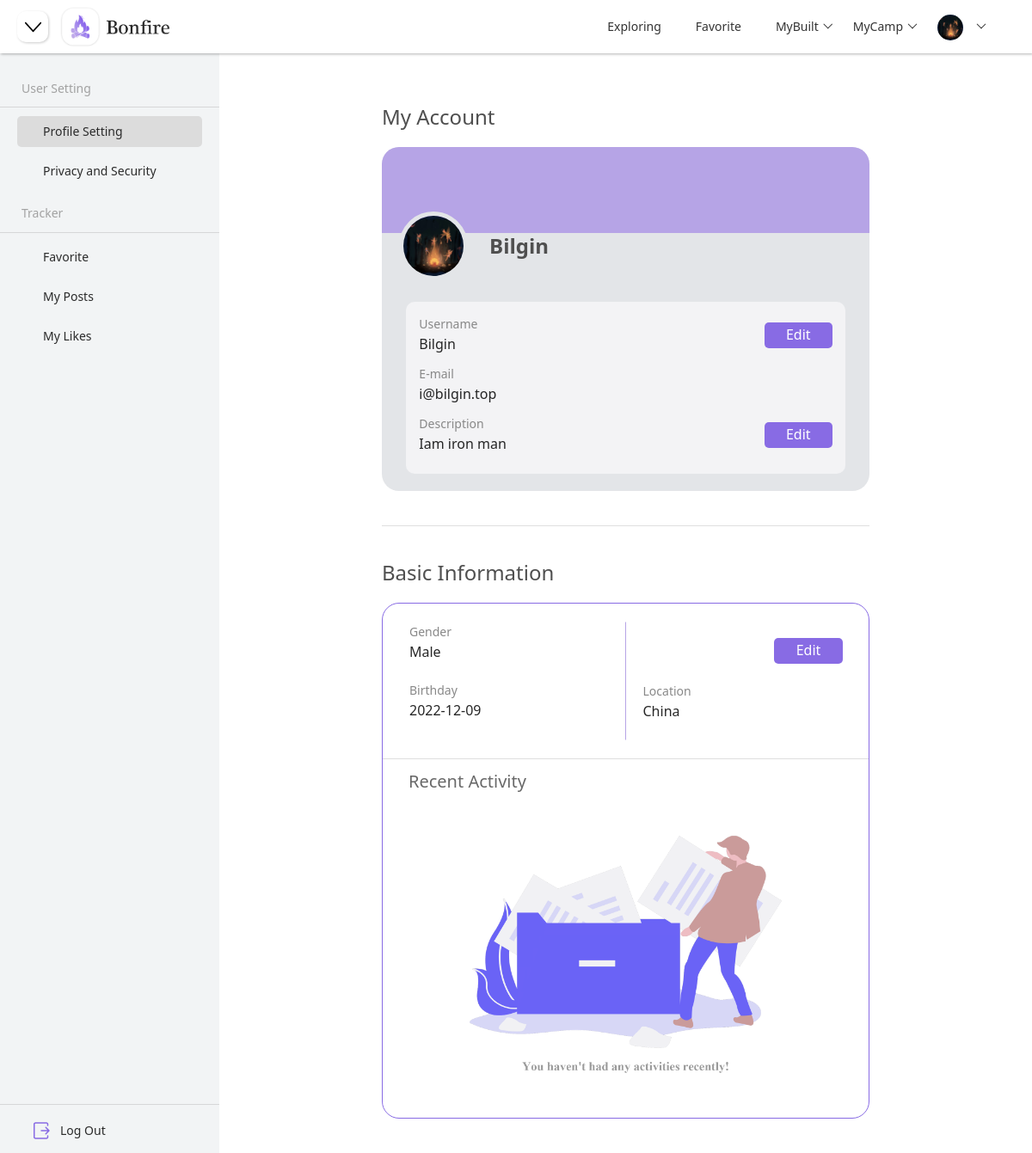
The app's page /user/profile (signed in), older data.
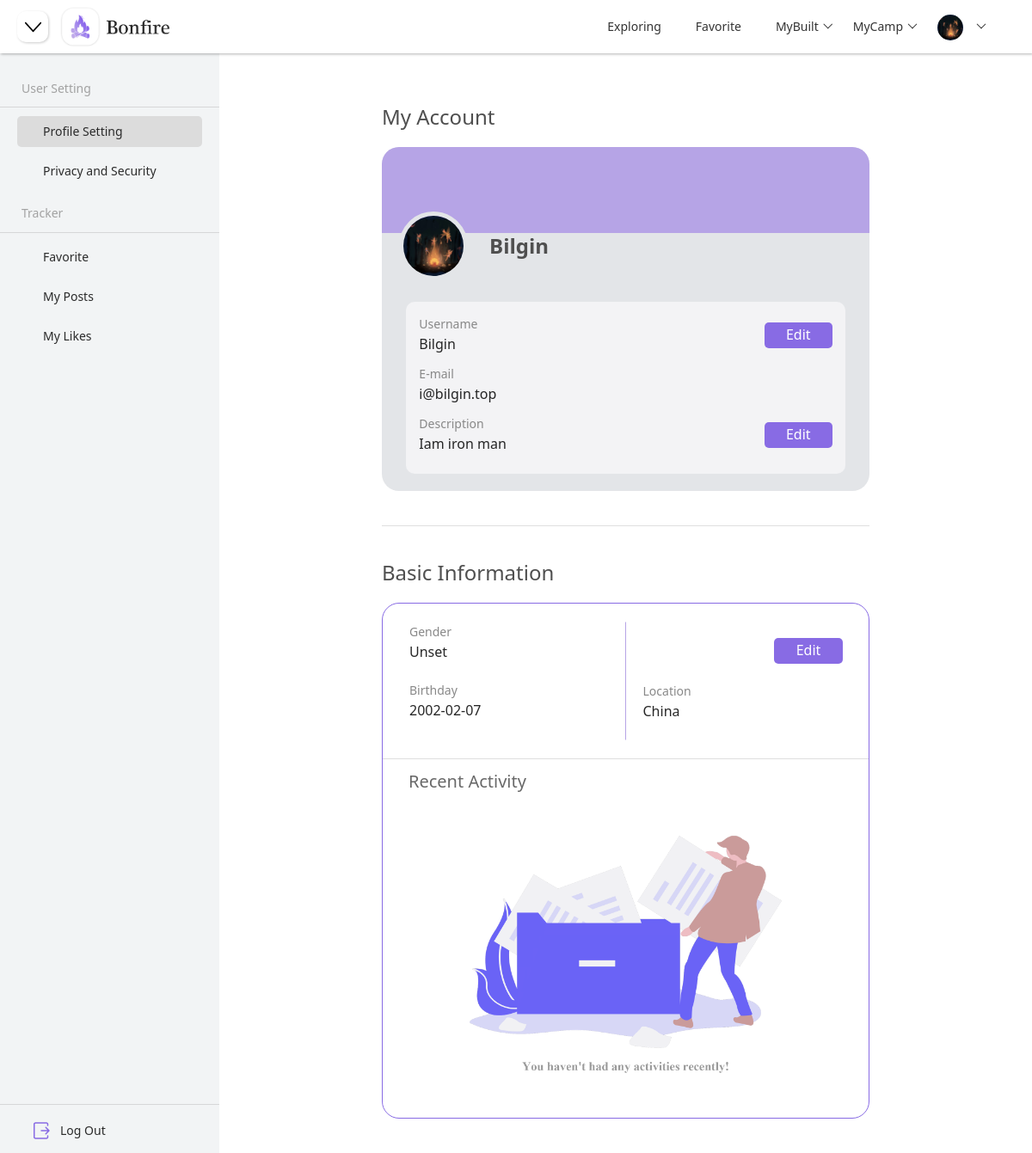
The same page, newer data.
### models.py (models this page shows)
class UserModel(db.Model):
    __tablename__ = "user"
    id = db.Column(db.Integer, primary_key=True, autoincrement=True)
    username = db.Column(db.String(200), nullable=False, unique=True)
    email = db.Column(db.String(100), nullable=False, unique=True)
    password = db.Column(db.String(200), nullable=False)
    avatar = db.Column(db.String(200), nullable=False, default="default.png")
    gender = db.Column(db.String(10), nullable=True)
    birthday = db.Column(db.DateTime, nullable=True)
    description = db.Column(db.String(200), nullable=True)
    join_time = db.Column(db.DateTime, default=datetime.now)

### blueprints/user.py (the view)
class Profile(Resource):
    def get(self):
        return render_template("profile.html", user=g.user, birthday=g.user.birthday.strftime("%Y-%m-%d"),
                               status="profile")

### app.py (called while the page is built)
@app.before_request
def before_request():
    user_id = session.get("user_id")
    if user_id:
        try:
            user = UserModel.query.get(user_id)
            g.user = user
        except:
            g.user = None

@app.context_processor
def context_processor():
    if hasattr(g, "user"):
        return {"user": g.user}
    else:
        return {}

### blueprints/user.py (called while the page is built)
@api.representation('text/html')
def output_html(data, code, headers=None):
    if isinstance(data, str):
        resp = Response(data)
        return resp
    else:
        return Response(json.dumps(data), mimetype='application/json')

### templates/profile.html (shortened to what this page needs)
{% extends "components/index_navi.html" %}
{% block head %}
    <link rel="stylesheet" href="{{ url_for('static', filename='css/camp.css') }}">
    <link rel="stylesheet" href="{{ url_for('static', filename='css/profile.css') }}">
{% endblock %}
{% block navi_shrink %}
    <button class="justify-content-start shrink-btn" onclick="side()">
    </button>
{% endblock %}
{% block body %}
    {% include "components/profile_side.html" %}
    {% include "components/profile_container.html" %}
{% endblock %}

### templates/components/index_navi.html (shortened to what this page needs)
<!DOCTYPE html>
<html lang="en">
<head>
    <link rel="stylesheet" href="{{ url_for('static', filename='bootstrap/bootstrap@5.1.1.min.css') }}">
    <link rel="stylesheet" href="{{ url_for('static', filename='css/base.css') }}">
    <link rel="stylesheet" href="{{ url_for('static', filename='layui/css/layui.css') }}">
    {% block head %}{% endblock %}
</head>
<body>
<nav class="navbar navbar-expand-md nav-bar fixed-top">
    {% block navi_shrink %}{% endblock %}
    <img class="justify-content-start navi-logo"
         src={{ url_for("static", filename="images/nav-logo.png") }}>
    <div class="collapse navbar-collapse justify-content-end nav-content" id="collapsibleNavbar">
        <ul class="navbar-nav nav-title layui-nav">
            <li class="layui-nav-item">
                <a href="{{ url_for("index.index") }}">Exploring</a>
            </li>
            <li class="layui-nav-item">
                <a href="{{ url_for("index.index") }}">Favorite</a>
            </li>
            <li class="layui-nav-item">
                <a href="javascript:">MyBuilt</a>
            </li>
            <li class="layui-nav-item">
                <a href="javascript:">MyCamp</a>
            </li>
            <li class="layui-nav-item">
                <a href="javascript:;">
                    {% if user.avatar == "default.png" %}
                        <img src="{{ url_for('static', filename='images/default.png') }}" alt="avatar"
                             class="layui-nav-img">
                    {% else %}
                        <img class="layui-nav-img"
                             src="../static/upload/avatar/{{ user.avatar }}"
                             alt="avatar">
                    {% endif %}
                </a>
            </li>
        </ul>
    </div>
</nav>
{% block body %}{% endblock %}
</body>
</html>

### templates/components/profile_side.html (shortened to what this page needs)
<div class="container-fluid" id="main-body">
    <div class="side-menu profile-menu" id="side-menu">
        <div id="hide-menu">
            <p class="profile-title">User Setting</p>
            <hr class="segmentation">
            {% if status=="profile" %}
                <a class="pro-button active-profile" href="{{ url_for("user.profile") }}">
                    Profile Setting
                </a>
            {% else %}
                <a class="pro-button" href="{{ url_for("user.profile") }}">
                    Profile Setting
                </a>
            {% endif %}
            {% if status=="privacy" %}
                <a class="pro-button active-profile" href="{{ url_for("user.privacy") }}">
                    Privacy and Security
                </a>
            {% else %}
                <a class="pro-button" href="{{ url_for("user.privacy") }}">
                    Privacy and Security
                </a>
            {% endif %}
            <p class="profile-title" style="margin-top: 20px">Tracker</p>
            <hr class="segmentation">
            <a class="pro-button">
                Favorite
            </a>
            <a class="pro-button">
                My Posts
            </a>
            <a class="pro-button">
                My Likes
            </a>
            <div class="side-bottom">
                <hr class="segmentation">
                <div class="dropdown">
                    <ul class="nav nav-pills flex-column mb-auto " id="side-list">
                        <li class="nav-item nav-items">
                            <a href="{{ url_for('camp.camp') }}" class="nav-link list-items">
                                Log Out
                            </a>
                        </li>
                    </ul>
                </div>
            </div>
        </div>
    </div>
</div>

### templates/components/profile_container.html (shortened to what this page needs)
<div class="container-box" id="container-box">
    <div class="center" id="center-box">
        <h4 class="profile-page-title">My Account</h4>
        <div class="profile-container">
            <div class="profile-decoration"></div>
            <div class="avatar-container">
                {% if user.avatar == "default.png" %}
                    <img src="{{ url_for('static', filename='images/default.png') }}" alt="avatar" class="layui-nav-img profile-img" id="avatar">
                {% else %}
                    <img class="layui-nav-img profile-img" id="avatar" src="../static/upload/avatar/{{ user.avatar }}" alt="avatar">
                {% endif %}
                <p class="profile-username">{{ user.username }}</p>
            </div>
            <div class="profile-info">
                <div class="profile-info-block">
                    <div class="profile-info-area">
                        <p class="profile-info-title">Username</p>
                        <p class="profile-info-content">{{ user.username }}</p>
                    </div>
                    <button class="profile-info-button" onclick="edit_name()">Edit</button>
                </div>
                <div class="profile-info-block">
                    <div class="profile-info-area">
                        <p class="profile-info-title">E-mail</p>
                        <p class="profile-info-content">{{ user.email }}</p>
                    </div>
                </div>
                <div class="profile-info-block">
                    <div class="profile-info-area">
                        <p class="profile-info-title">Description</p>
                        {% if user.description == None %}
                            <p class="profile-info-content">Here is empty~</p>
                        {% else %}
                            <p class="profile-info-content">{{ user.description }}</p>
                        {% endif %}
                    </div>
                    <button class="profile-info-button" onclick="edit_description()">Edit</button>
                </div>
            </div>
        </div>
        <hr class="segmentation">
        <h4 class="profile-page-title profile-page-title-basic">Basic Information</h4>
        <div class="profile-basic-info-area">
            <div class="profile-basic-info">
                <div class="profile-basic-info-left">
                    <div class="profile-basic-info-block">
                        <div class="profile-basic-info-content">
                            <p class="profile-info-title">
                                Gender
                            </p>
                            {% if user.gender == None %}
                                <p class="profile-info-content">
                                    Unset
                                </p>
                            {% else %}
                                <p class="profile-info-content">
                                    {{ user.gender }}
                                </p>
                            {% endif %}
                        </div>
                    </div>
                    <div class="profile-basic-info-block">
                        <div class="profile-basic-info-content">
                            <p class="profile-info-title">
                                Birthday
                            </p>
                            {% if user.birthday == None %}
                                <p class="profile-info-content">
                                    Unset
                                </p>
                            {% else %}
                                <p class="profile-info-content">
                                    {{ birthday }}
                                </p>
                            {% endif %}
                        </div>
                    </div>
                </div>
                <div class="profile-basic-info-right">
                    <div class="profile-basic-btn-area">
                        <button class="profile-basic-info-edit" data-bs-toggle="modal" data-bs-target="#edit-profile">
                            Edit
                        </button>
                    </div>
                    <div class="profile-info-location">
                        <p class="profile-info-title">
                            Location
                        </p>
                        <p class="profile-info-content">
                            China
                        </p>
                    </div>
                </div>
            </div>
            <hr class="segmentation" id="profile-seg">
            <div class="my-activity">
                <div class="my-activity-title">
                    <p id="my-activity-title">Recent Activity</p>
                </div>
                <div class="no_activity">
                    <img id="no_activity" src="{{ url_for("static", filename="images/no_activity.png") }}">
                </div>
            </div>
        </div>
    </div>
</div>

### static/css/base.css (style rules this page uses)
html { scroll-behavior:smooth; }
* { margin: 0; padding: 0; box-sizing: border-box; }
li { list-style: none }
img { border: 0; vertical-align: middle }
button { cursor: pointer }
a { color: #D6D6D6; text-decoration: none !important; }
p { margin-bottom: unset !important; }
button, input { font-family: Microsoft YaHei, Heiti SC, tahoma, arial, Hiragino Sans GB, "\5B8B\4F53", sans-serif; border: 0; outline: none; }
.navi-logo { height: 46px; margin-left: 10px; }
.nav-bar { box-shadow: 1px 1px 3px rgb(0 0 0 / 30%); backdrop-filter: saturate(180%) blur(20px)!important; z-index: 99!important; }
.nav-content { margin-right: 30px; }
.nav-title a { color: #343434 !important; transition: ease 0.3s; }
.segmentation { color: gray; border-bottom: none !important; background-color: gray; }
.shrink-btn { margin-left: 20px; background-color: #ffffff; border-radius: 10px; width: 36px; height: 36px; box-shadow: 1px 1px 3px rgb(0 0 0 / 20%); transition: ease 0.3s; }
#shrink-svg { transition: ease 0.3s; }

### static/css/camp.css (style rules this page uses)
#main-body { display: flex; padding-left: 0; padding-right: 0; margin-top: 62px; }
@media (min-width: 751px) { #side-menu { position: fixed; display: flex; width: 255px; background-color: #f2f4f5; height: calc(100vh - 62px); transition: ease .5s; padding-top: 30px; overflow: hidden; flex-direction: column; left: 0; } }
@media screen and (min-width: 751px) { .container-box { display: flex; position: absolute; justify-content: center; width: calc(100vw - 255px); height: calc(100vh - 62px); transition: width .5s ease; right: 0; } }
@media screen and (min-width: 751px) { .center { width: calc(100vw - 500px); height: calc(100vh - 62px); overflow: scroll; overflow-x: hidden; } }
.side-bottom { position: absolute; width: 100%; bottom: 0; }
#side-list { flex-wrap: nowrap; margin-left: 20px; margin-right: 20px; margin-bottom: 0 !important; }
.list-items { display: flex; white-space: nowrap; height: 34px; width: 100%; align-items: center; overflow: hidden; color: #2B2B2B !important; font-size: 14px !important; flex-wrap: wrap; padding-bottom: 28px; margin-bottom: 10px; }

Row changes from the older to the newer data that the page shows:
changed UserModel "Bilgin": gender "Male" → "Unset"
Text that changed along with them:
{{ birthday }}: "2022-12-09" → "2002-02-07"
